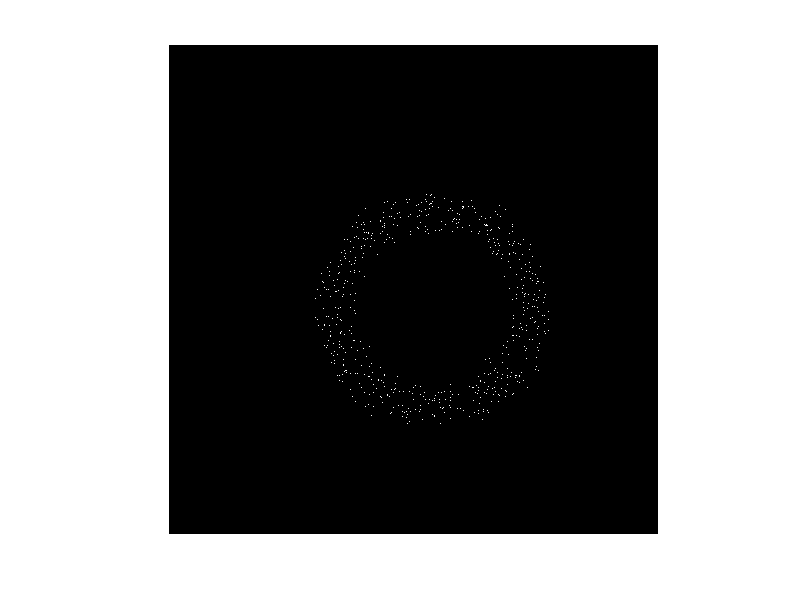

MATLAB code for this plot:
function  i=f_circle()
count=0;
h=250;
k=250;

 a = zeros(500,500);
 i=a;
 [r c] = size(a);
 for x =1:1:r
     for y = 1:1:c
         b = (x-h)^2 + (y - k)^2 ;
            if round(sqrt(b))==100.0
          f= round(40*rand());
          g= round(40*rand());
           
                a((x+f),(y+g))=1;
              
count=count+1;
            end
     end
 end
 i=a;
 imshow(a);
 
 

end
